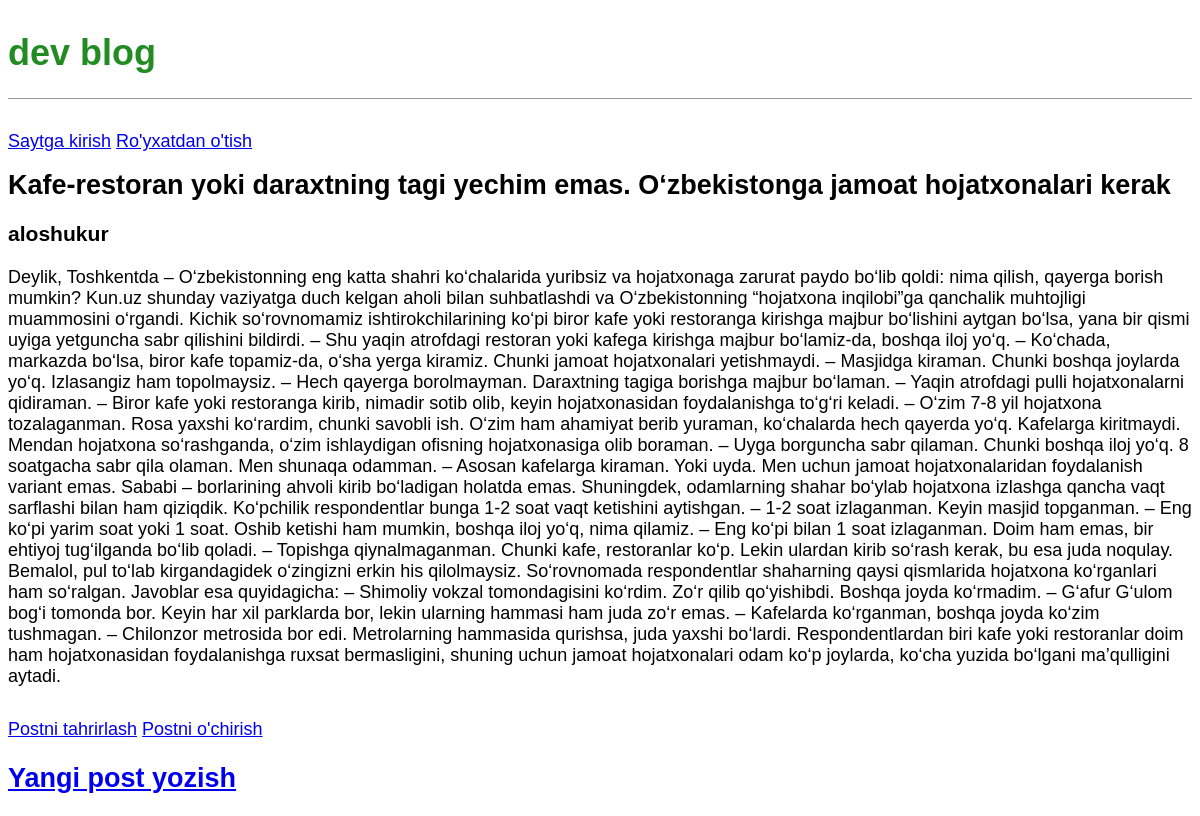
Screenshot of /post/3/ with the database file from the repository.
### blog/models.py (models this page shows, shortened)
class Post(models.Model):
    title = models.CharField(max_length=200)
    author = models.ForeignKey(
        'auth.User',
        on_delete=models.CASCADE
    )
    body = models.TextField()

### blog/views.py (the view)
# urls.py: path('post/<int:pk>/', BlogDetailView.as_view(), name='post_detail'),
class BlogDetailView(DeleteView):
    model = Post
    template_name = 'post_detail.html'

### templates/post_detail.html
{% extends 'base.html' %}
{% block content %}
    <div class="post-entry">
        <h2>{{ post.title }}</h2>
        <h3>{{ post.author }}</h3>
        <p>{{ post.body }}</p>
    </div>
    <a href="{% url 'post_edit' post.pk %}">Postni tahrirlash</a>
    <a href="{% url 'post_delete' post.pk %}">Postni o'chirish</a>
{% endblock content %}

### static/css/base.css (style rules this page uses)
body { font-family: 'Noto Sans JP', sans-serif; font-size: 18px; }
.post-entry { margin-bottom: 2rem; }
.post-entry h2 { margin: 0.5rem 0; }
.post-entry p { margin: 0; font-weight: 400; }

### rows the page displays
Post: title "Kafe-restoran yoki daraxtning tagi yechim emas. O‘zbekistonga jamoat hojatxonalari kerak", author "aloshukur", body "Deylik, Toshkentda – O‘zbekistonning eng katta shahri ko‘chalarida yuribsiz va hojatxonaga zarurat paydo bo‘lib qoldi: nima qilish, qayerga borish mumkin? Kun.uz shunday vaziyatga duch kelgan aholi bilan suhbatlashdi va O‘zbekistonning “hojatxona inqilobi”ga qanchalik muhtojligi muammosini o‘rgandi. Kichik so‘rovnomamiz ishtirokchilarining ko‘pi biror kafe yoki restoranga kirishga majbur bo‘lishini aytgan bo‘lsa, yana bir qismi uyiga yetguncha sabr qilishini bildirdi. – Shu yaqin atrofdagi restoran yoki kafega kirishga majbur bo‘lamiz-da, boshqa iloj yo‘q. – Ko‘chada, markazda bo‘lsa, biror kafe topamiz-da, o‘sha yerga kiramiz. Chunki jamoat hojatxonalari yetishmaydi. – Masjidga kiraman.…"
